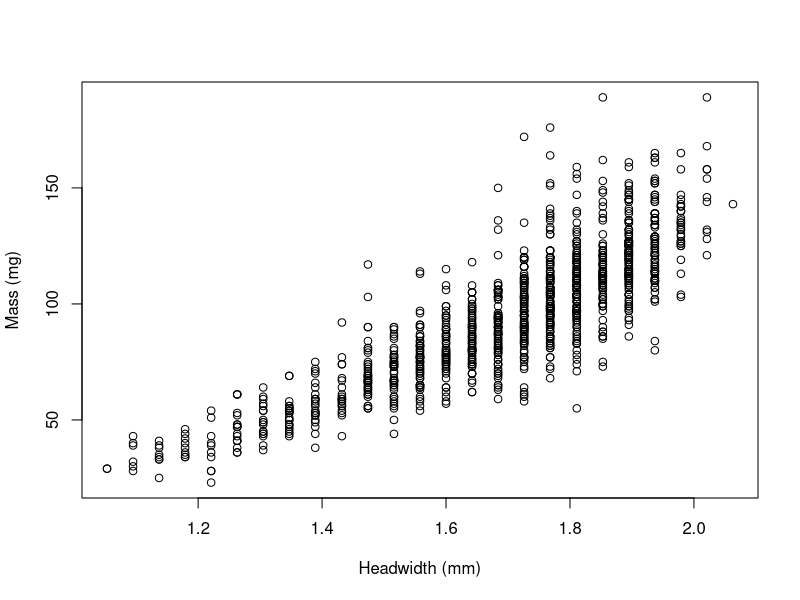
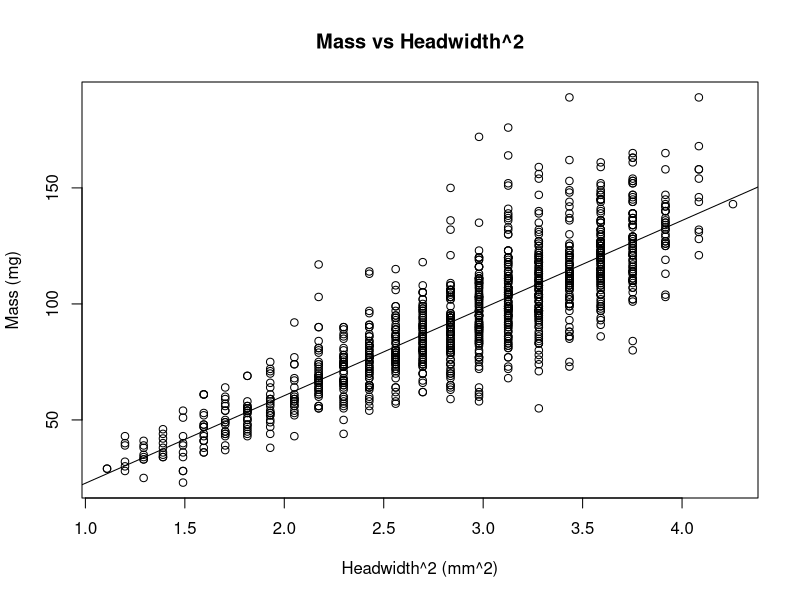
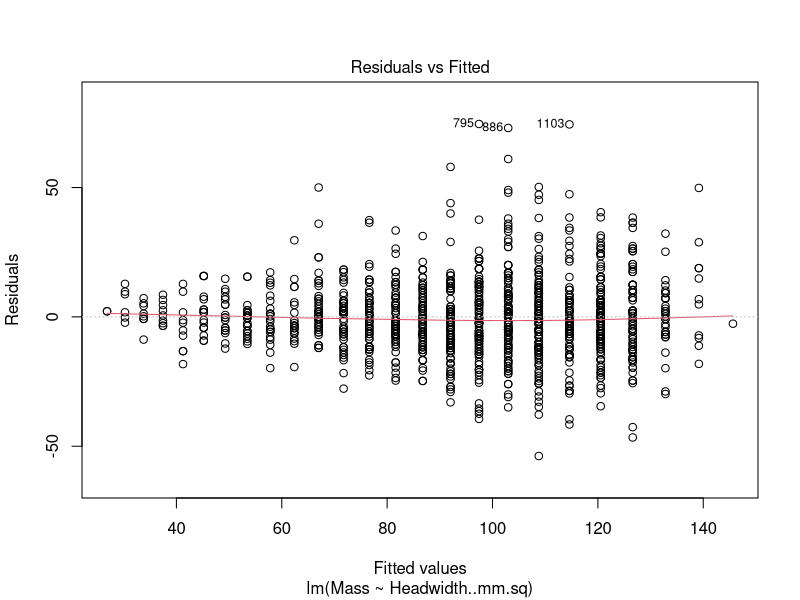
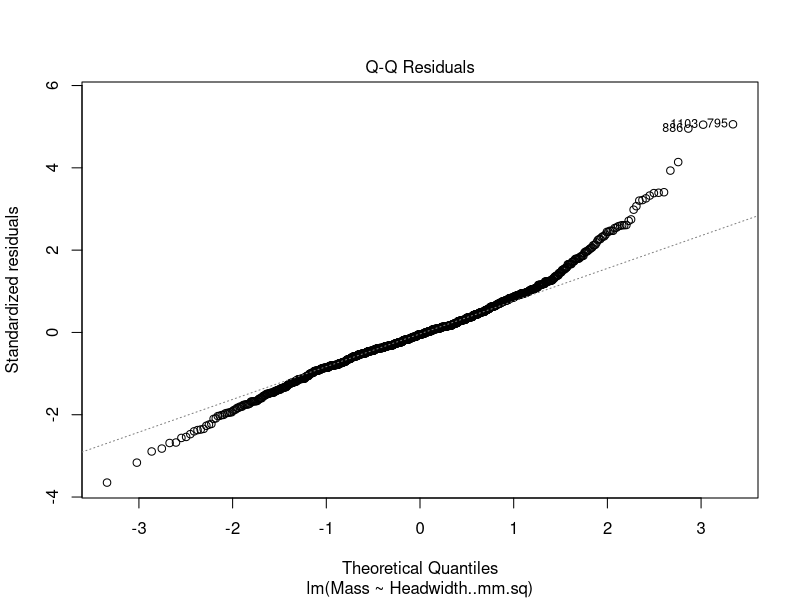
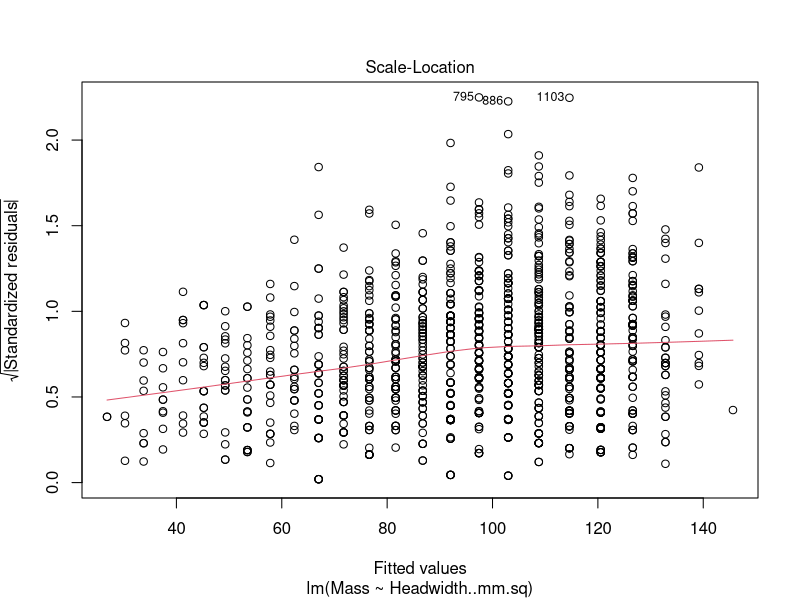
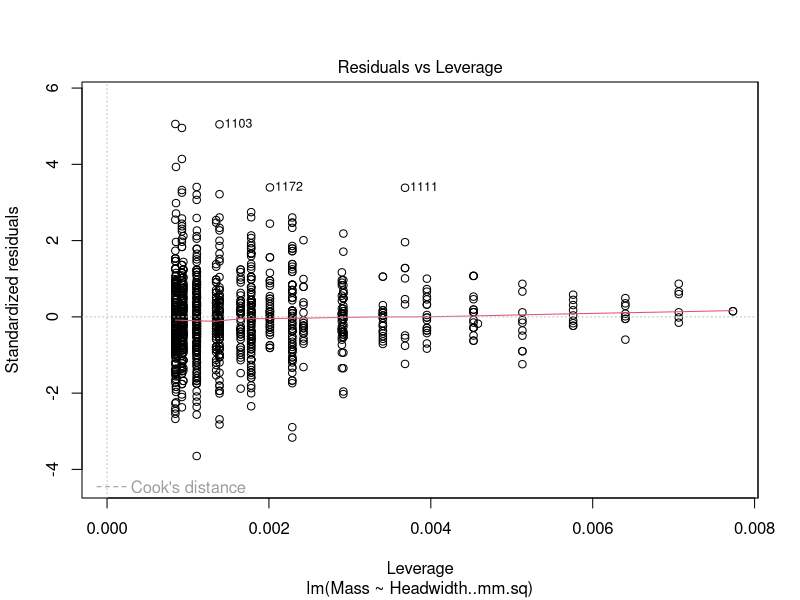

Generate these figures, in order, with R:
require(gdata)
require(ggplot2)
theme_303 <- function(size_base= 16, size_tit= 20, position_leg= "right", border=c(0.25,0.25,0.25,0.25)) {
  theme(
    text =              element_text(size=size_base, colour="black"),
    axis.line =         element_line(colour="black"),
    axis.text =         element_text(size=size_base, colour="gray40"),
    axis.ticks =        element_line(colour="black"),
    
    legend.key =        element_blank(),
    legend.position =   position_leg,
    
    panel.background =  element_blank(),
    panel.border =      element_blank(),
    panel.grid.major.x= element_blank(),
    panel.grid.major.y= element_line(colour="grey"),
    panel.grid.minor =  element_blank(),
    
    plot.title =        element_text(size = size_tit, colour = "black"),
    plot.margin =       unit(border, "cm")
    # margin unit is (top, right, bottom, left)
  )
}

dfs <- read.table("seed_ant.dat", header = T, sep = ",")
levels(dfs$Worker.class) <- c("<37","37-38","39-40",">40")
seed.ant <- c(rep(1, 577))
thatch.ant <- c(rep(0, 577))
dfs <- cbind(dfs, seed.ant, thatch.ant)

dft <- read.table("thatch_ant.dat", header = T, sep = ",")
levels(dft$Size.class) <- c("<30","30-34","35-39","40-43",">43") #Clean up levels
dft$Colony <- as.factor(dft$Colony) # changed to factors
seed.ant <- c(rep(0, 1195))
thatch.ant <- c(rep(1, 1195))
dft <- cbind(dft, seed.ant, thatch.ant)
names(dft) <- c("Colony","Distance","Mass","Headwidth","Headwidth..mm.","Worker.class","seed.ant","thatch.ant")

df <- rbind(dfs, dft)
df$seed.ant <- as.factor(df$seed.ant)

#1.a
plot(dft$Mass ~ dft$Headwidth..mm., xlab = "Headwidth (mm)", ylab = "Mass (mg)")
#1.b
Headwidth..mm.sq <- (dft$Headwidth..mm.)^2
dft <- cbind(dft, Headwidth..mm.sq)
fit1 <- lm(Mass ~ Headwidth..mm.sq, data = dft)
plot(dft$Mass ~ dft$Headwidth..mm.sq, main = "Mass vs Headwidth^2", xlab= "Headwidth^2 (mm^2)", ylab = "Mass (mg)")
abline(fit1)
plot(fit1)


#1.c
e  <- abs(fit1$residuals)
fit1.w <- lm(e ~ Headwidth..mm.sq, data = dft)
fit1.wf <-lm(Mass ~ Headwidth..mm.sq, data = dft, weights = 1/fit1.w$fitted.values^2)
summary(fit1.wf)

#1.d

predict(fit1, data.frame(Headwidth..mm.sq = 4), interval = "prediction") #unweighted
predict(fit1.wf, data.frame(Headwidth..mm.sq = 4), interval = "prediction") #weighted

#2
#Perform a logistics regression with 1 = seed  0 = thatch ants as the binary response variable. 
fit <- glm(seed.ant ~ Mass, family = binomial, data = df)
100*(exp(coef(fit)) -1)
100*(exp(confint(fit)) -1)
#Perform a logistics regression with 1 = thatch  0 = seed ants as the binary response variable. 
fit <- glm(thatch.ant ~ Mass, family = binomial, data = df)
100*(exp(coef(fit))-1)
100*(exp(confint(fit))-1)
#We are 95% confident that for each additional incrase in unit mass, the odds of being a seed ant increase is by a number in the interval (9.05%, 7.46%)
